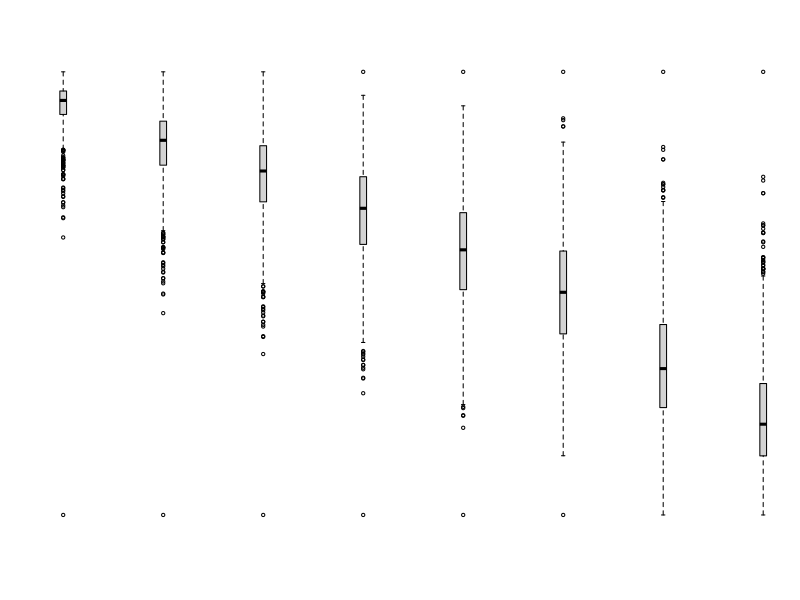
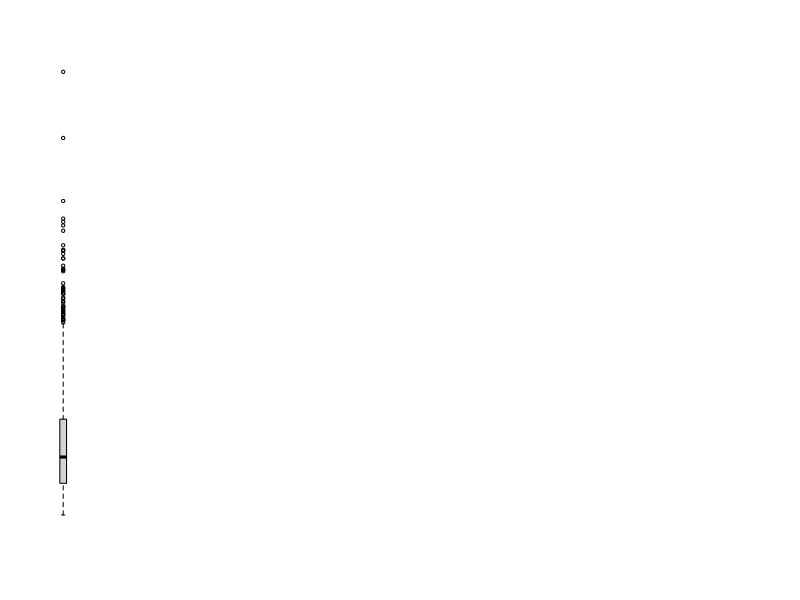

Recreate these plots in R, in order.
# Charts for DSFO_05_02 "Exploratory Statistics"
require("datasets")
# Tukey's ladder of powers
x <- rnorm(1000, 50, 10)
x3 <- x^3
x2 <- x^2
x1 <- x
x.5 <- sqrt(x)
x0 <- log(x)
xneg.5 <- -1/sqrt(x)
xneg1 <- -1/x
xneg2 <- -1/x^2

par(mfrow = c(1, 8), bty = 'n', yaxt="n")
boxplot(xneg2)
boxplot(xneg1)
boxplot(xneg.5)
boxplot(x0)
boxplot(x.5)
boxplot(x1)
boxplot(x2)
boxplot(x3)

# Robust statistics
x.skew = (rnorm(1000, 1, .2))^4
boxplot(x.skew)
summary(x.skew)
mean(x.skew)
mean(x.skew, trim = .00)
mean(x.skew, trim = .05)
mean(x.skew, trim = .10)
mean(x.skew, trim = .25)
mean(x.skew, trim = .50)

require(psych)
winsor.mean(x.skew, trim = .00)
winsor.mean(x.skew, trim = .05)
winsor.mean(x.skew, trim = .10)
winsor.mean(x.skew, trim = .25)
winsor.mean(x.skew, trim = .50)
describe(x.skew)
